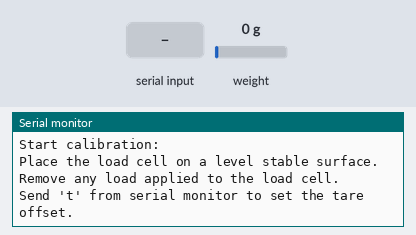
Recording of a sketch running on a simulated ESP8266 (NodeMCU). On the bench: the last lines printed to the serial monitor. The inputs (shaded band) are chosen by the test bench; at power-on: weight on the scale 0 g. EEPROM starts erased.

Above: at 3.2 s.
3.3 s: "t90\n" received over Serial
At 3.8 s:
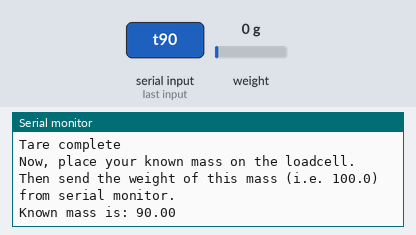
4.8 s: "y90\n" received over Serial
At 5.7 s:
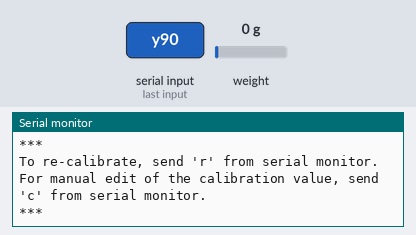
6.4 s: "c90\n" received over Serial
At 7.3 s:
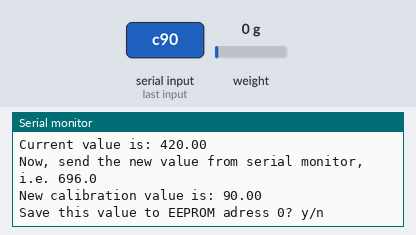
7.9 s: "y,45\n" received over Serial
At 10.9 s:
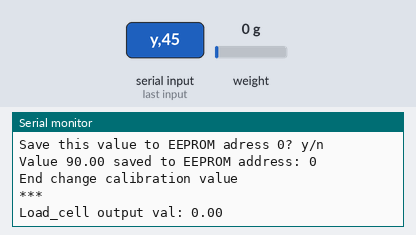

Measured:
- after the input at 3.3 s, the serial monitor: prints a new line at once (image 1)
- after the input at 4.8 s, the serial monitor: prints a new line after 0.13 s (image 2)
- after the input at 6.4 s, the serial monitor: prints a new line at once (image 3)
- after the input at 7.9 s, the serial monitor: prints a new line at once (image 4)

The sketch:

2.ino
```cpp
/*
  HX711_ADC Arduino library for HX711 24-Bit Analog-to-Digital Converter for Weight Scales
  Olav Kallhovd sept2017 - Modificado para exibição a cada 10 segundos
*/

#include <HX711_ADC.h>
#if defined(ESP8266)|| defined(ESP32) || defined(AVR)
#include <EEPROM.h>
#endif

// Pinos de conexão:
const int HX711_dout = 4; // MCU > HX711 pino DOUT
const int HX711_sck = 5;  // MCU > HX711 pino SCK

// Construtor do HX711:
HX711_ADC LoadCell(HX711_dout, HX711_sck);

const int calVal_eepromAdress = 0;
unsigned long t = 0;

void setup() {
  Serial.begin(57600);
  delay(10);
  Serial.println();
  Serial.println("Starting...");

  LoadCell.begin();
  unsigned long stabilizingtime = 2000; // Tempo para estabilizar após ligar
  boolean _tare = true;                 // Realiza a tara inicial automaticamente

  LoadCell.start(stabilizingtime, _tare);

  if (LoadCell.getTareTimeoutFlag() || LoadCell.getSignalTimeoutFlag()) {
    Serial.println("Timeout, check MCU>HX711 wiring and pin designations");
    while (1);
  } else {
    LoadCell.setCalFactor(1.0); // Fator inicial padrão
    Serial.println("Startup is complete");
  }

  while (!LoadCell.update());
  calibrate(); // Inicia o processo de calibração assim que liga
}

void loop() {
  static boolean newDataReady = 0;
  const int serialPrintInterval = 10000; // Exibe o resultado a cada 10 segundos (10000 ms)

  // Verifica se há novos dados da balança
  if (LoadCell.update()) newDataReady = true;

  // Mostra o peso suavizado no monitor serial a cada 10 segundos
  if (newDataReady) {
    if (millis() > t + serialPrintInterval) {
      float i = LoadCell.getData();
      Serial.print("Load_cell output val: ");
      Serial.println(i);
      newDataReady = 0;
      t = millis();
    }
  }

  // Recebe comandos digitados no monitor serial
  if (Serial.available() > 0) {
    char inByte = Serial.read();
    if (inByte == 't') LoadCell.tareNoDelay();       // Envie 't' para fazer tara
    else if (inByte == 'r') calibrate();             // Envie 'r' para recalibrar
    else if (inByte == 'c') changeSavedCalFactor();  // Envie 'c' para mudar o fator manualmente
  }

  // Verifica se a operação de tara foi concluída
  if (LoadCell.getTareStatus() == true) {
    Serial.println("Tare complete");
  }
}

// --- FUNÇÃO DE CALIBRAÇÃO COMPLETA ---
void calibrate() {
  Serial.println("***");
  Serial.println("Start calibration:");
  Serial.println("Place the load cell on a level stable surface.");
  Serial.println("Remove any load applied to the load cell.");
  Serial.println("Send 't' from serial monitor to set the tare offset.");

  boolean _resume = false;
  while (_resume == false) {
    LoadCell.update();
    if (Serial.available() > 0) {
      char inByte = Serial.read();
      if (inByte == 't') LoadCell.tareNoDelay();
    }
    if (LoadCell.getTareStatus() == true) {
      Serial.println("Tare complete");
      _resume = true;
    }
  }

  Serial.println("Now, place your known mass on the loadcell.");
  Serial.println("Then send the weight of this mass (i.e. 100.0) from serial monitor.");

  float known_mass = 0;
  _resume = false;
  while (_resume == false) {
    LoadCell.update();
    if (Serial.available() > 0) {
      known_mass = Serial.parseFloat();
      if (known_mass != 0) {
        Serial.print("Known mass is: ");
        Serial.println(known_mass);
        _resume = true;
      }
    }
  }

  LoadCell.refreshDataSet(); // Atualiza os dados com o peso em cima
  float newCalibrationValue = LoadCell.getNewCalibration(known_mass); // Calcula o novo fator

  Serial.print("New calibration value has been set to: ");
  Serial.print(newCalibrationValue);
  Serial.println(", use this as calibration value (calFactor) in your project sketch.");
  Serial.print("Save this value to EEPROM adress ");
  Serial.print(calVal_eepromAdress);
  Serial.println("? y/n");

  _resume = false;
  while (_resume == false) {
    if (Serial.available() > 0) {
      char inByte = Serial.read();
      if (inByte == 'y') {
        #if defined(ESP8266)|| defined(ESP32)
        EEPROM.begin(512);
        #endif
        EEPROM.put(calVal_eepromAdress, newCalibrationValue);
        #if defined(ESP8266)|| defined(ESP32)
        EEPROM.commit();
        #endif
        EEPROM.get(calVal_eepromAdress, newCalibrationValue);
        Serial.print("Value ");
        Serial.print(newCalibrationValue);
        Serial.print(" saved to EEPROM address: ");
        Serial.println(calVal_eepromAdress);
        _resume = true;
      } else if (inByte == 'n') {
        Serial.println("Value not saved to EEPROM");
        _resume = true;
      }
    }
  }

  Serial.println("End calibration");
  Serial.println("***");
  Serial.println("To re-calibrate, send 'r' from serial monitor.");
  Serial.println("For manual edit of the calibration value, send 'c' from serial monitor.");
  Serial.println("***");
}

// --- FUNÇÃO PARA ALTERAR O VALOR MANUALMENTE ---
void changeSavedCalFactor() {
  float oldCalibrationValue = LoadCell.getCalFactor();
  boolean _resume = false;
  Serial.println("***");
  Serial.print("Current value is: ");
  Serial.println(oldCalibrationValue);
  Serial.println("Now, send the new value from serial monitor, i.e. 696.0");

  float newCalibrationValue;
  while (_resume == false) {
    if (Serial.available() > 0) {
      newCalibrationValue = Serial.parseFloat();
      if (newCalibrationValue != 0) {
        Serial.print("New calibration value is: ");
        Serial.println(newCalibrationValue);
        LoadCell.setCalFactor(newCalibrationValue);
        _resume = true;
      }
    }
  }

  _resume = false;
  Serial.print("Save this value to EEPROM adress ");
  Serial.print(calVal_eepromAdress);
  Serial.println("? y/n");

  while (_resume == false) {
    if (Serial.available() > 0) {
      char inByte = Serial.read();
      if (inByte == 'y') {
        #if defined(ESP8266)|| defined(ESP32)
        EEPROM.begin(512);
        #endif
        EEPROM.put(calVal_eepromAdress, newCalibrationValue);
        #if defined(ESP8266)|| defined(ESP32)
        EEPROM.commit();
        #endif
        EEPROM.get(calVal_eepromAdress, newCalibrationValue);
        Serial.print("Value ");
        Serial.print(newCalibrationValue);
        Serial.print(" saved to EEPROM address: ");
        Serial.println(calVal_eepromAdress);
        _resume = true;
      } else if (inByte == 'n') {
        Serial.println("Value not saved to EEPROM");
        _resume = true;
      }
    }
  }
  Serial.println("End change calibration value");
  Serial.println("***");
}
```
